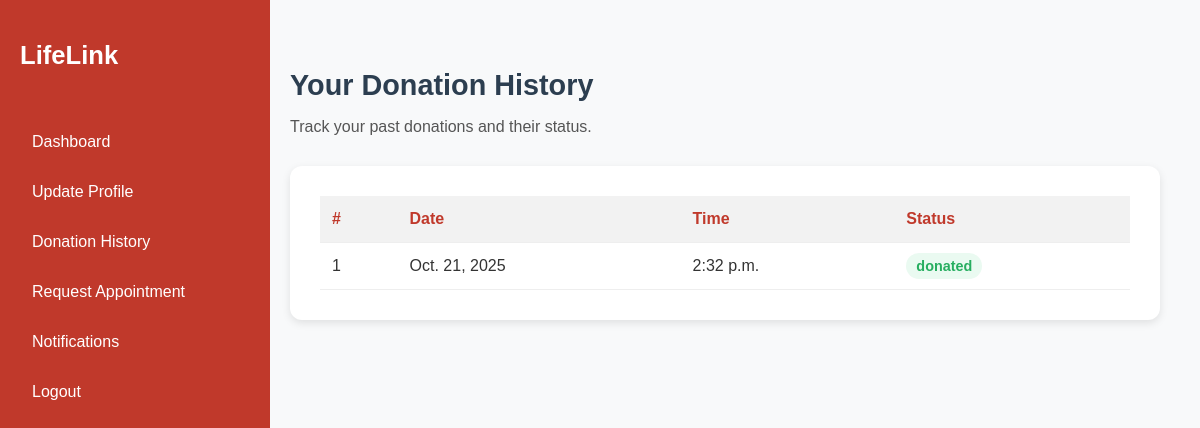
Page /donation_history/ (signed in) on the earlier database version.
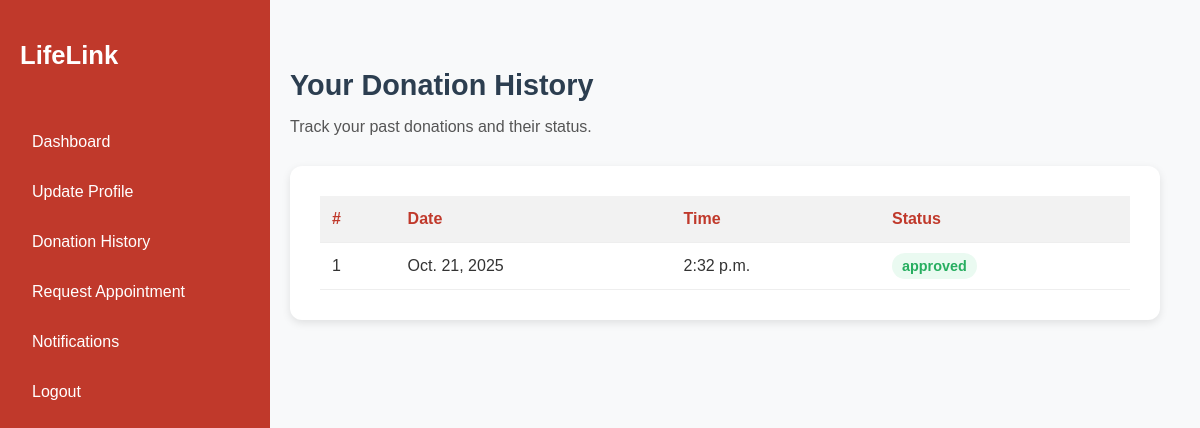
Same page on the later database version.
### Blood_Bank/models.py (models this page shows, shortened)
class Donation_Request(models.Model):
    donor = models.ForeignKey(Donor,on_delete=models.CASCADE)
    preferred_date = models.DateField(null=True,blank=True)
    preferred_time = models.TimeField(null=True,blank=True)
    appointment_date = models.DateField(null=True, blank=True)
    appointment_time = models.TimeField(null=True, blank=True)
    STATUS_CHOICES = (
        ('requested', 'Requested'),
        ('approved', 'Approved'),
        ('rejected', 'Rejected'),
        ('donated','Donated')
    )
    status = models.CharField(max_length=10, choices=STATUS_CHOICES, default='requested')

### Blood_Bank/views.py (the view)
# urls.py: path('donation_history/',views.donation_history,name='donation_history'),
def donation_history(request):
    profile = request.user.profile
    donor = Donor.objects.get(profile=profile)
    donation = Donation_Request.objects.filter(donor = donor)
    return render(request, 'donor_dashboard/donation_history.html', {
        'profile': profile,
        'donor': donor,
        'donation':donation
    })

### Blood_Bank/templates/donor_dashboard/donation_history.html (shortened to what this page needs)
{% load static %}
<!DOCTYPE html>
<html lang="en">
<head>
  <link rel="stylesheet" href="{% static 'css/donor_dashboard/donation_history.css' %}">
</head>
<body>
  <div class="container">
    <aside class="sidebar">
      <h2>LifeLink</h2>
      <ul>
        <li><a href="{% url 'donordashboard'  %}">Dashboard</a></li>
        <li><a href="{% url 'update_donor' donor.id %}">Update Profile</a></li>
        <li><a href="{% url 'donation_history' %}">Donation History</a></li>
        <li><a href="{% url 'request_appointment' %}">Request Appointment</a></li>
        <li><a href="{% url 'donor_notification' %}">Notifications</a></li>
        <li><a href="{% url 'home' %}">Logout</a></li>
      </ul>
    </aside>
    <main class="main-content">
      <header>
        <h1>Your Donation History</h1>
        <p>Track your past donations and their status.</p>
      </header>
      <section class="history-card">
        <table>
          <thead>
            <tr>
              <th>#</th>
              <th>Date</th>
              <th>Time</th>
              <th>Status</th>
            </tr>
          </thead>
          <tbody>
            {% for d in donation %}
              <tr>
                <td>1</td>
                <td>{{d.preferred_date}}</td>
                <td>{{d.preferred_time}}</td>
                <td><span class="status success">{{d.status}}</span></td>
              </tr>
            {% endfor %}
          </tbody>
        </table>
      </section>
    </main>
  </div>
</body>
</html>

Differences in the rows shown:
changed Donation_Request: status "donated" → "approved"
